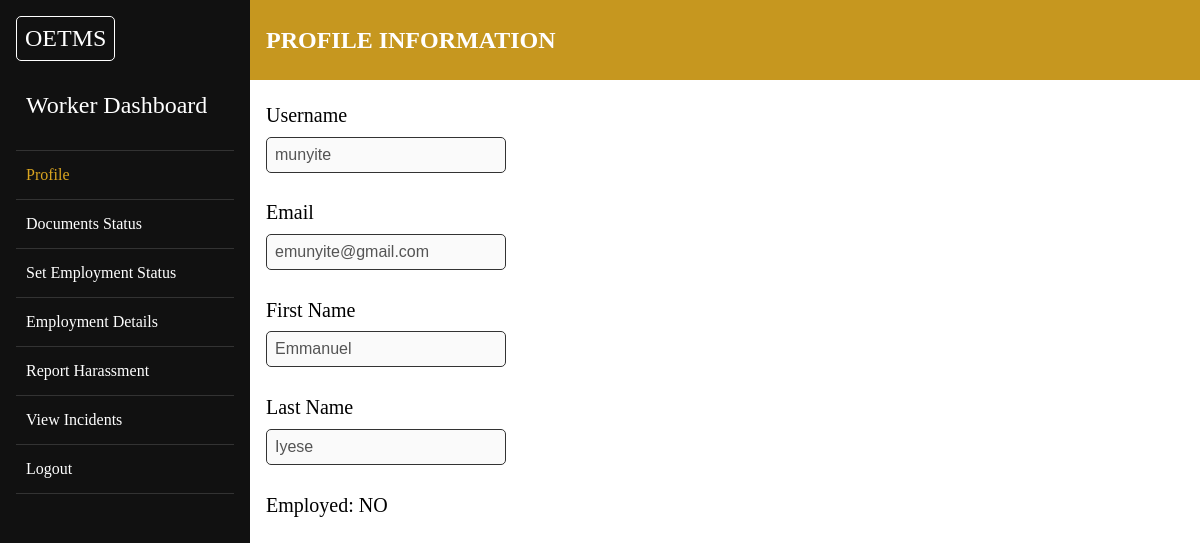
The app's page /worker/dashboard/6 (signed in), older data.
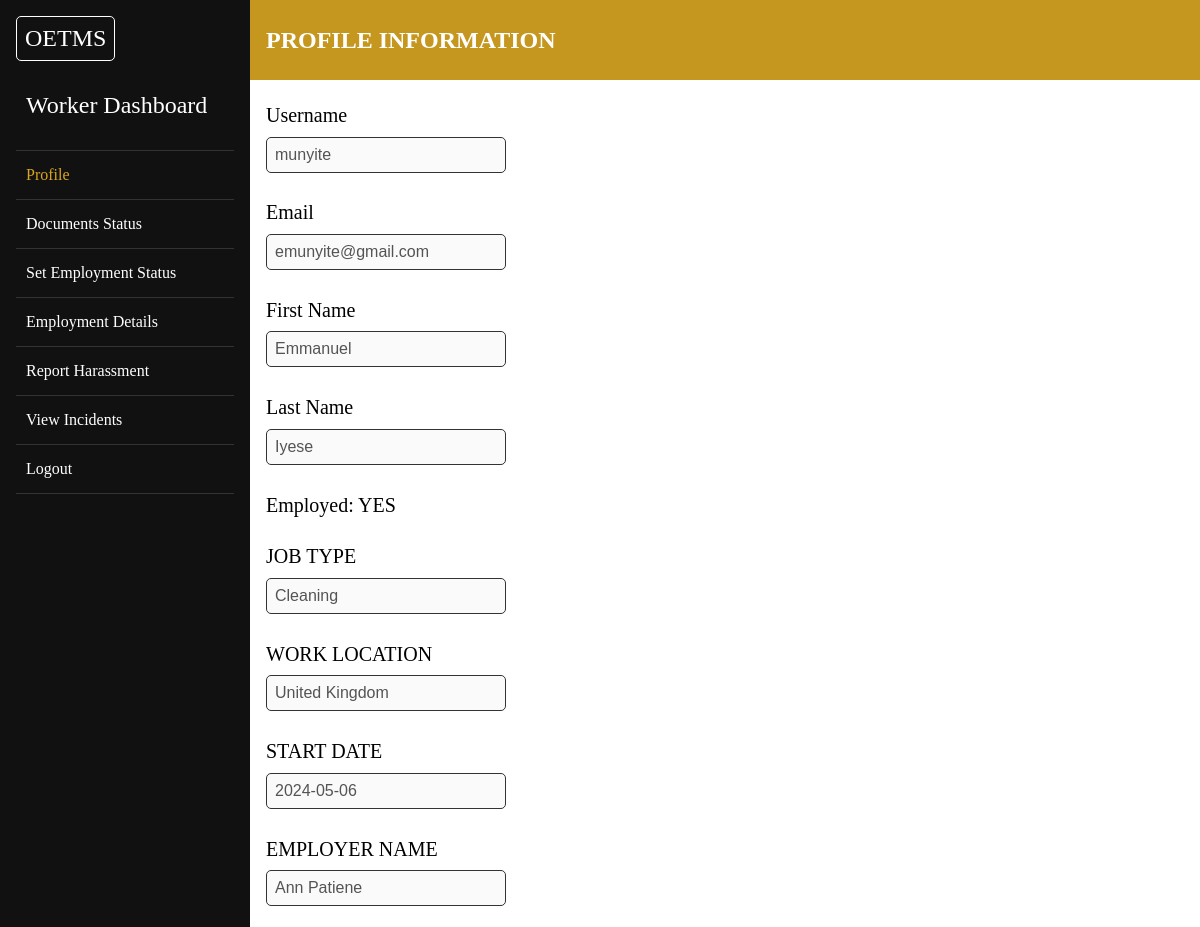
The same page, newer data.
### tables this page shows
CREATE TABLE WORKERS (
id INTEGER PRIMARY KEY AUTOINCREMENT,
username TEXT UNIQUE NOT NULL,
password_hash TEXT NOT NULL,
email TEXT NOT NULL,
first_name TEXT NOT NULL,
last_name TEXT NOT NULL
, EMPLOYED TEXT DEFAULT "FALSE", work_type VARCHAR(255), employer_name VARCHAR(255), employer_contact VARCHAR(255), employment_start_date DATE, work_location TEXT, current_location TEXT);

### app.py (the view)
@app.route("/worker/dashboard/<int:id>", methods=["GET"])
@login_required
def worker_dashboard(id):
    user_details = {}
    conn = get_db()
    db = conn.cursor()
    if session["user_id"] != id:
        flash("Unauthorized access!")
        return redirect("/worker/dashboard/{}".format(session["user_id"]))
    user = db.execute("SELECT * FROM WORKERS WHERE id = ?", (id,)).fetchall()
    documents = db.execute("SELECT * FROM WORKER_DOCUMENTS WHERE user_id = ?", (id,)).fetchall()
    incidents = db.execute("SELECT * FROM harassment_reports WHERE user_id = ?", (session["user_id"],)).fetchall()
    if len(user) != 1:
        return redirect("/login/worker")
    user_details = user[0]
    conn.commit()
    conn.close()
    """ Worker Dashboard """
    return render_template("worker-dashboard.html", user_details=user_details, user_documents=documents, incidents=incidents)

### app.py (called while the page is built)
def get_db():
    db = getattr(g, '_database', None)
    if db is None:
        db = g._database = sqlite3.connect(DATABASE)
        db.row_factory = make_dicts
        return db

@app.teardown_appcontext
def close_connection(exception):
    db = getattr(g, '_database', None)
    if db is not None:
        db.close()

def make_dicts(cursor, row):
    return dict((cursor.description[idx][0], value) for idx, value in enumerate(row))

### helpers.py (called while the page is built)
def login_required(f):
    @wraps(f)
    def decorated_function(*args, **kwargs):
        if session.get("user_id") is None:
            return redirect("/")
        return f(*args, **kwargs)
    return decorated_function

### templates/worker-dashboard.html (shortened to what this page needs)
    {% extends "dashboard-layout.html" %}
    {% block home %}
        <a href="/worker/dashboard/{{ user_details['id'] }}" class="home">OETMS</a>
    {% endblock %}
    {%  block dashboard_name %}
        <p class="dashboard_name">Worker Dashboard</p>
    {% endblock %}
    {% block sidebar %}
        <li><a href="#" class="sidebar-links active" data-target="worker-profile">Profile</a></li>
        <li><a href="#" class="sidebar-links" data-target="worker-documents">Documents Status</a></li>
        <li><a href="#" class="sidebar-links" data-target="worker-employment-status">Set Employment Status</a></li>
        <li><a href="#" class="sidebar-links" data-target="worker-employment-details">Employment Details</a></li>
        <li><a href="#" class="sidebar-links" data-target="worker-harassment">Report Harassment</a></li>
        <li> <a href="#" class="sidebar-links" data-target="worker-incidents">View Incidents</a></li>
        <li><a href="/logout">Logout</a></li>
    {% endblock %}
    {% block display %}
        <div id="worker-profile" class="display-container" style="display: block;">
            <div class="title-box">
                <h2>PROFILE INFORMATION</h2>
            </div>
            <div class="content-box">
                <div class="input-box">
                    <label for="username">Username</label>
                    <input type="text" id="username" name="username" value="{{ user_details['username']}}" disabled>
                </div>
                <div class="input-box">
                    <label for="username">Email</label>
                    <input type="email" id="email" name="email" value="{{ user_details['email']}}" disabled>
                </div>
                <div class="input-box">
                    <label for="first_name">First Name</label>
                    <input type="text" id="first_name" name="first_name" value="{{ user_details['first_name']}}" disabled>
                </div>
                <div class="input-box">
                    <label for="last_name">Last Name</label>
                    <input type="text" id="last_name" name="last_name" value="{{ user_details['last_name']}}" disabled>
                </div>
                <div class="input-box">
                    <label>Employed: <span>{{"YES" if user_details["EMPLOYED"] != "FALSE" else "NO"}}</span></label>
                </div>
                {% if user_details["EMPLOYED"] != "FALSE" %}
                <div class="input-box">
                    <label for="job">JOB TYPE</label>
                    <input type="text" id="JOB" name="JOB" value="{{ user_details['work_type']}}" disabled>
                </div>
                <div class="input-box">
                    <label for="work_location">WORK LOCATION</label>
                    <input type="text" id="work_location" name="work_location" value="{{ user_details['work_location']}}" disabled>
                </div>
                <div class="input-box">
                    <label for="start_date">START DATE</label>
                    <input type="text" id="start_date" name="start_date" value="{{ user_details['employment_start_date']}}" disabled>
                </div>
                <div class="input-box">
                    <label for="employer_name">EMPLOYER NAME</label>
                    <input type="text" id="employer_name" name="employer_name" value="{{ user_details['employer_name']}}" disabled>
                </div>
                {% endif %}
            </div>
        </div>
    {% endblock %}

### templates/dashboard-layout.html (shortened to what this page needs)
<!DOCTYPE html>
<html lang="en">
<head>
    <link rel="stylesheet" href="/static/styles/dashboard.css">
    <link rel="stylesheet" href="https://cdnjs.cloudflare.com/ajax/libs/font-awesome/6.5.2/css/all.min.css" />
</head>
<body>
    <div class="sidebar">
        <div class="logo">
            {% block home %}{% endblock %}
        </div>
        <ul>
            <li>{% block dashboard_name %}{% endblock %}</li>
            {% block sidebar %}
            {% endblock %}
        </ul>
    </div>
    <div class="display">
        {% block display %}
        {% endblock %}
    </div>
</body>
</html>

### static/styles/dashboard.css (style rules this page uses)
* { margin: 0; padding: 0; box-sizing: border-box; text-decoration: none; }
body { width: 100%; min-height: 100vh; overflow-x: hidden; }
.sidebar { padding: 1rem; position: fixed; top: 0; width: 250px; height: 100%; background: #111; transition: all 0.5s; }
.sidebar ul { list-style-type: none; }
.sidebar .logo { width: fit-content; padding: 0.5rem; border-radius: 5px; border: 1px solid white; }
.sidebar .logo a { color: white; font-size: 1.5rem; }
.sidebar .dashboard_name { color: white; font-size: 1.5rem; margin: 1rem 0; }
.sidebar ul li { padding: 15px 10px; border-bottom: 1px solid #333; }
.active { color: goldenrod !important; }
.sidebar ul li a { color: white; }
.display { width: calc(100vw - 250px); min-height: 100vh; margin-left: 250px; }
.display .display-container { width: 100%; min-height: 100vh; overflow-x: hidden; }
.display-container .title-box { width: 100%; height: 5rem; background-color: rgb(198, 151, 31); display: flex; align-items: center; padding: 1rem; color: white; }
.display-container .content-box { width: 100%; height: 100%; }
.display-container .content-box .input-box { display: flex; flex-direction: column; margin: 1rem; }
.input-box label { font-size: 20px; font-weight: 500; margin: 0.5rem 0 0.3rem; }
.input-box input { padding: 0.5rem; font-size: 1rem; border: 1px solid #333; border-radius: 5px; margin: 0.3rem 0; width: 15rem; }

Row changes from the older to the newer data that the page shows:
changed WORKERS "munyite": EMPLOYED "NO" → "YES"; JOB (not shown) → "Cleaning"; work_location (not shown) → "United Kingdom"; start_date (not shown) → "2024-05-06"; employer_name (not shown) → "Ann Patiene"
Text that changed along with them:
text now shown: "JOB TYPE WORK LOCATION START DATE EMPLOYER NAME"
